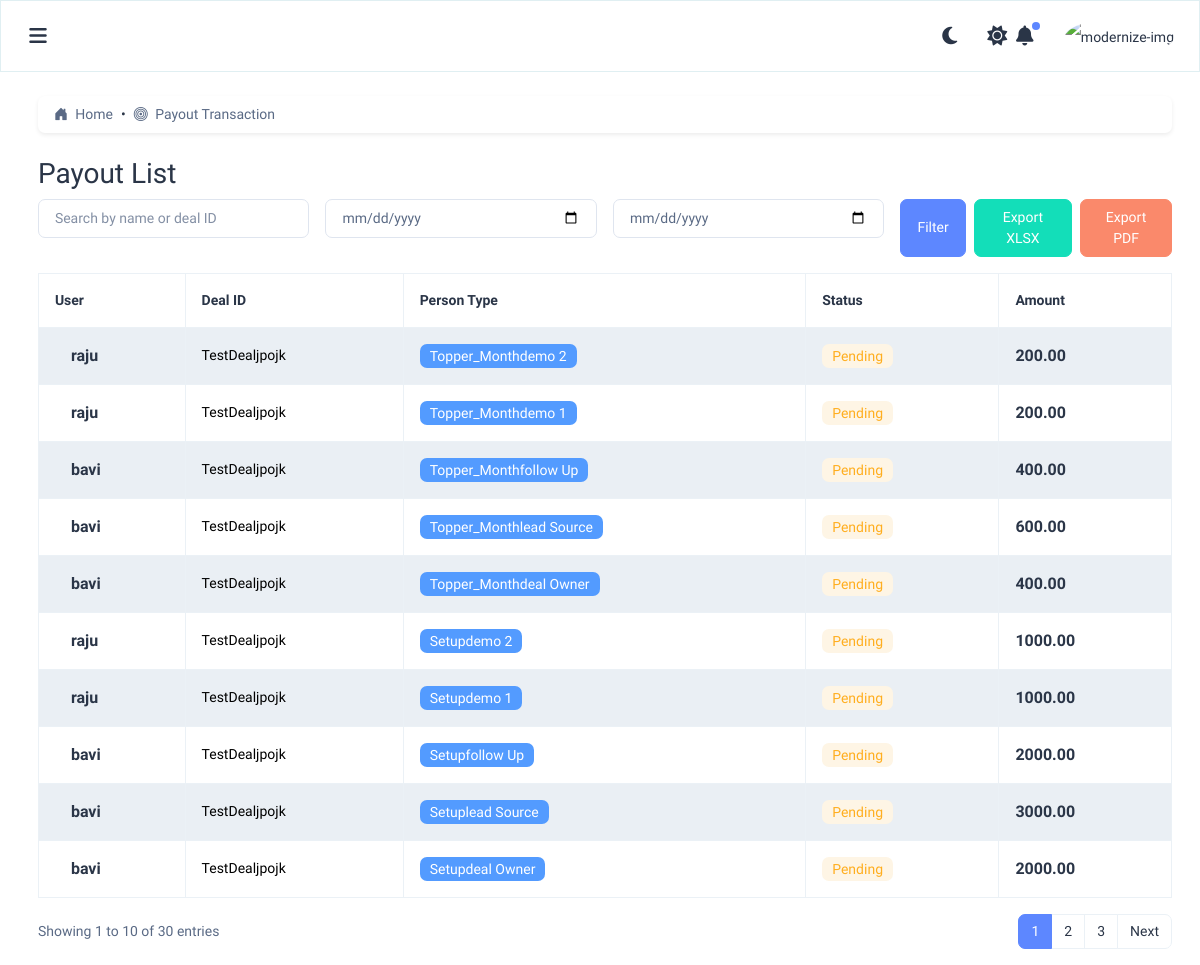
Before: /payout/ with the older database file.
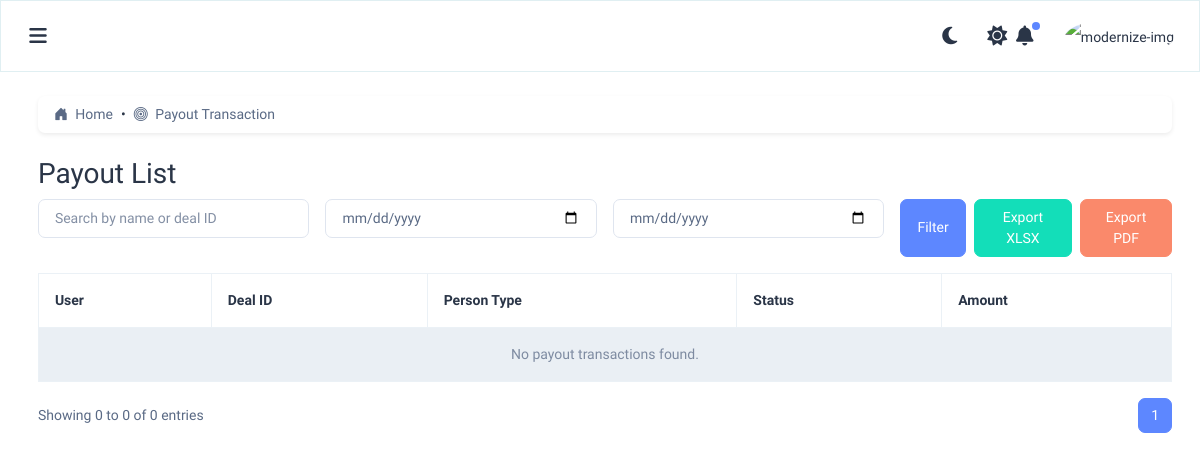
After: the same page with the newer database file.
### incentives/models.py (models this page shows, shortened)
class AuditMixin(models.Model):
    created_by = models.CharField(max_length=100, null=True, blank=True)
    updated_by = models.CharField(max_length=100, null=True, blank=True)
    created_at = models.DateTimeField(default=timezone.now)
    updated_at = models.DateTimeField(auto_now=True)
    class Meta:
        abstract = True

class PayoutTransaction(AuditMixin):
    INCENTIVE_PERSON_CHOICES = [
        ('deal_source', 'Deal Source'),
        ('deal_owner', 'Deal Owner'),
        ('follow_up', 'Follow Up'),
        ('demo_1', 'Demo 1'),
        ('demo_2', 'Demo 2'),
    ]
    PAYOUT_STATUS_CHOICES = [
        ('Pending', 'Pending'),
        ('Paid', 'Paid'),
        ('Hold', 'Hold'),
        ('Rejected', 'Rejected'),
    ]
    PAYMENT_METHOD_CHOICES = [
        ('Bank Transfer', 'Bank Transfer'),
        ('Cheque', 'Cheque'),
    ]
    deal = models.ForeignKey('Deal', on_delete=models.CASCADE, null=True, blank=True)
    incentive_transaction = models.ForeignKey(
        'Transaction',
        on_delete=models.CASCADE,
        related_name='payouts'
    )
    user = models.ForeignKey(UserProfile, related_name='payout_trans', on_delete=models.CASCADE, null=True, blank=True)
    incentive_person_type = models.CharField(max_length=100, choices=INCENTIVE_PERSON_CHOICES)
    payout_amount = models.DecimalField(max_digits=10, decimal_places=2, default=0)
    payout_status = models.CharField(max_length=50, choices=PAYOUT_STATUS_CHOICES, default='Pending')
    payout_message = models.CharField(max_length=50, blank=True, null=True)
    payout_date = models.DateTimeField(auto_now_add=True)
    payment_method = models.CharField(max_length=100, choices=PAYMENT_METHOD_CHOICES, default='Bank Transfer')
    transaction_date = models.DateTimeField(auto_now_add=True)
    notes = models.TextField(blank=True, null=True)
    version = models.PositiveIntegerField(default=1)
    is_latest = models.BooleanField(default=True)
    class Meta:
        verbose_name = 'Payout Transaction'
        verbose_name_plural = 'Payout Transactions'
        ordering = ['-payout_date']

class UserProfile(AuditMixin):
    fullname = models.CharField(max_length=100)
    phone = models.CharField(max_length=15)
    mail_id = models.EmailField(unique=True)
    password = models.CharField(max_length=100)
    user_type = models.ForeignKey(Role, on_delete=models.SET_NULL, null=True, verbose_name="Role")
    team_head = models.ForeignKey(
        'self',
        on_delete=models.SET_NULL,
        null=True,
        blank=True,
        related_name='salespersons',  # Reverse relation: manager.salespersons.all()
        verbose_name="Reports To"
    )
    doj = models.DateField(verbose_name="Date of Joining")
    employee_id = models.CharField(max_length=50, unique=True)
    enable_login = models.BooleanField(default=True)
    coordinator = models.BooleanField(default=True)

class Deal(AuditMixin):
    DOMESTIC = 'domestic'
    INTERNATIONAL = 'international'
    DEAL_TYPE_CHOICES = [
        (DOMESTIC, 'Domestic'),
        (INTERNATIONAL, 'International'),
    ]
    clientName = models.CharField(max_length=255)
    segment = models.ForeignKey(Segment, related_name='deal_segment', on_delete=models.CASCADE, null=True, blank=True)
    dealType = models.CharField(
        max_length=15,
        choices=DEAL_TYPE_CHOICES,
        default=DOMESTIC,  # or any default you prefer
    )
    dealWonDate = models.DateField(null=True, blank=True)
    subDate = models.DateField(null=True, blank=True)
    subrenewDate = models.DateField(null=True, blank=True)
    subAmount = models.DecimalField(max_digits=10, decimal_places=2, null=True, blank=True)
    setupCharges = models.DecimalField(max_digits=10, decimal_places=2, null=True, blank=True)
    refDocs = models.FileField(upload_to='deals/ref_docs/', null=True, blank=True)
    monthlySubscription = models.DecimalField(max_digits=10, decimal_places=2)
    newMarketPenetration = models.CharField(max_length=3, choices=[('Yes', 'Yes'), ('No', 'No')])
    newMarketCountry = models.CharField(max_length=255, blank=True, null=True)
    dealownerSalesPerson = models.ForeignKey(UserProfile, related_name='deals_as_owner', on_delete=models.CASCADE, null=True, blank=True)
    followUpSalesPerson = models.ForeignKey(UserProfile, related_name='deals_as_followup', on_delete=models.CASCADE, null=True, blank=True)
    demo1SalesPerson = models.ForeignKey(UserProfile, related_name='deals_as_demo1', on_delete=models.CASCADE, null=True, blank=True)
    demo2SalesPerson = models.ForeignKey(UserProfile, related_name='deals_as_demo2', on_delete=models.CASCADE, null=True, blank=True)
    leadSource = models.ForeignKey(UserProfile, related_name='leadsource', on_delete=models.CASCADE, null=True, blank=True)
    status = models.CharField(max_length=255, default="Non Approve")

### incentives/views.py (the view)
# urls.py: path('payout/', views.payout, name='payout'),
def payout(request):
    search_query = request.GET.get('search', '')
    from_date = request.GET.get('from_date')
    to_date = request.GET.get('to_date')
    export_format = request.GET.get('export')
    payouts = PayoutTransaction.objects.all().order_by('-created_at')
    if search_query:
        payouts = payouts.filter(
            Q(user__fullname__icontains=search_query) |
            Q(deal_id__icontains=search_query)
        )
    if from_date and to_date:
        from_date = parse_date(from_date)
        to_date = parse_date(to_date)
        if from_date and to_date:
            payouts = payouts.filter(created_at__range=(from_date, to_date))
    if export_format == 'xlsx':
        return export_payouts_to_xlsx(payouts)
    elif export_format == 'pdf':
        return export_payouts_to_pdf(payouts)
    paginator = Paginator(payouts, 10)  # 10 per page
    page_number = request.GET.get('page')
    page_obj = paginator.get_page(page_number)
    return render(request, 'owner/payout/payout_list.html', {
        'payouts': page_obj,
        'search_query': search_query,
        'from_date': from_date,
        'to_date': to_date
    })

### incentives/templatetags/permissions_tags.py (called while the page is built)
@register.filter
def has_any_permission(permissions, value):
    try:
        module, action = [s.strip() for s in value.split(",")]
        return permissions.get((module, action), False)
    except ValueError:
        return False

### incentives/templates/owner/payout/payout_list.html (shortened to what the changed rows need)
{% extends 'layouts/layout.html' %}
{% load static %}  {% load permissions_tags %}
{% load form_filters %}
{% block content %}
  <h2>Payout List</h2>
  <div class="table-responsive">
    <table class="table table-striped table-bordered align-middle">
      <thead>
        <tr>
          <th>User</th>
          <th>Deal ID</th>
          <th>Person Type</th>
          <th>Status</th>
          <th>Amount</th>
        </tr>
      </thead>
      <tbody>
        {% for payout in payouts %}
        <tr>
          <td>
            <div class="d-flex align-items-center">
              <div class="ms-3">
                <h6 class="fs-4 fw-semibold mb-0">{{ payout.user.fullname }}</h6>
              </div>
            </div>
          </td>
          <td>{{ payout.deal.clientName }}</td>
          <td>
            <span class="badge bg-info text-white">{{ payout.incentive_person_type|title }}</span>
          </td>
          <td>
            {% if payout.payout_status == 'Paid' %}
              <span class="badge bg-success-subtle text-success">{{ payout.payout_status }}</span>
            {% elif payout.payout_status == 'Pending' %}
              <span class="badge bg-warning-subtle text-warning">{{ payout.payout_status }}</span>
            {% elif payout.payout_status == 'Hold' %}
              <span class="badge bg-secondary-subtle text-secondary">{{ payout.payout_status }}</span>
            {% else %}
              <span class="badge bg-danger-subtle text-danger">{{ payout.payout_status }}</span>
            {% endif %}
          </td>
          <td><h6 class="fs-4 fw-semibold mb-0">{{ payout.payout_amount }}</h6></td>
        </tr>
        {% empty %}
        <tr>
          <td colspan="5" class="text-center text-muted">No payout transactions found.</td>
        </tr>
        {% endfor %}
      </tbody>
    </table>
    <div class="d-flex justify-content-between align-items-center mt-3">
  <div>
    Showing {{ payouts.start_index }} to {{ payouts.end_index }} of {{ payouts.paginator.count }} entries
  </div>
  <nav>
    <ul class="pagination mb-0">
      {% for num in payouts.paginator.page_range %}
        {% if payouts.number == num %}
        <li class="page-item active"><span class="page-link">{{ num }}</span></li>
        {% else %}
        <li class="page-item"><a class="page-link" href="?page={{ num }}&search={{ search_query }}&from_date={{ from_date }}&to_date={{ to_date }}">{{ num }}</a></li>
        {% endif %}
      {% endfor %}
      {% if payouts.has_next %}
      <li class="page-item">
        <a class="page-link" href="?page={{ payouts.next_page_number }}&search={{ search_query }}&from_date={{ from_date }}&to_date={{ to_date }}">Next</a>
      </li>
      {% endif %}
    </ul>
  </nav>
</div>
  </div>
{% endblock %}

Changed rows visible on the page:
removed PayoutTransaction: user.fullname "raju", deal.clientName "TestDealjpojk", incentive_person_type "Topper_Monthdemo 2", payout_status "Pending", payout_amount "200.00"
removed PayoutTransaction: user.fullname "raju", deal.clientName "TestDealjpojk", incentive_person_type "Topper_Monthdemo 1", payout_status "Pending", payout_amount "200.00"
removed PayoutTransaction: user.fullname "bavi", deal.clientName "TestDealjpojk", incentive_person_type "Topper_Monthfollow Up", payout_status "Pending", payout_amount "400.00"
removed PayoutTransaction: user.fullname "bavi", deal.clientName "TestDealjpojk", incentive_person_type "Topper_Monthlead Source", payout_status "Pending", payout_amount "600.00"
removed PayoutTransaction: user.fullname "bavi", deal.clientName "TestDealjpojk", incentive_person_type "Topper_Monthdeal Owner", payout_status "Pending", payout_amount "400.00"
removed PayoutTransaction: user.fullname "raju", deal.clientName "TestDealjpojk", incentive_person_type "Setupdemo 2", payout_status "Pending", payout_amount "1000.00"
removed PayoutTransaction: user.fullname "raju", deal.clientName "TestDealjpojk", incentive_person_type "Setupdemo 1", payout_status "Pending", payout_amount "1000.00"
removed PayoutTransaction: user.fullname "bavi", deal.clientName "TestDealjpojk", incentive_person_type "Setupfollow Up", payout_status "Pending", payout_amount "2000.00"
removed PayoutTransaction: user.fullname "bavi", deal.clientName "TestDealjpojk", incentive_person_type "Setuplead Source", payout_status "Pending", payout_amount "3000.00"
removed PayoutTransaction: user.fullname "bavi", deal.clientName "TestDealjpojk", incentive_person_type "Setupdeal Owner", payout_status "Pending", payout_amount "2000.00"
Other visible differences:
{{ payouts.start_index }}: "1" → "0"
{{ payouts.end_index }}: "10" → "0"
{{ payouts.paginator.count }}: "30" → "0"
text no longer shown: "Next"
text now shown: "No payout transactions found."
list line gone: "2"
list line gone: "3"
